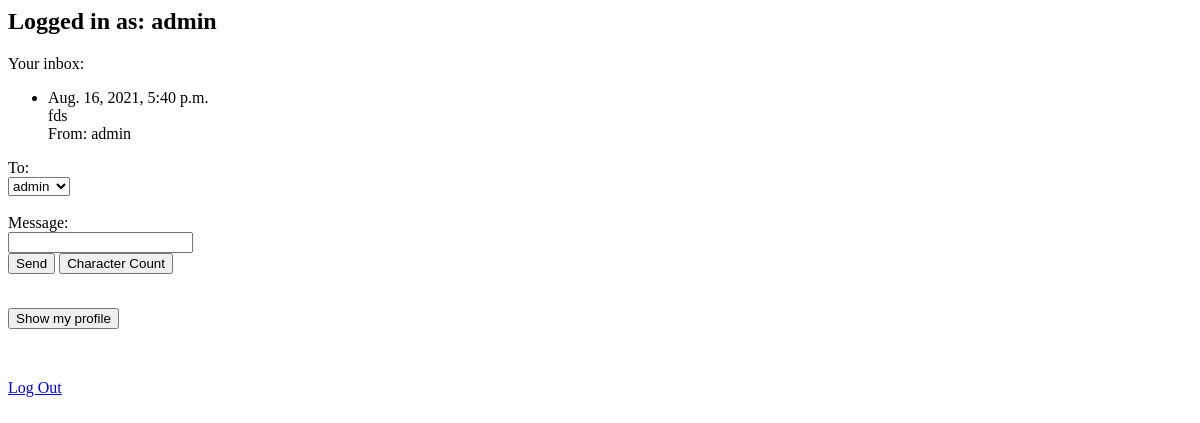
Page / (signed in) on the earlier database version.
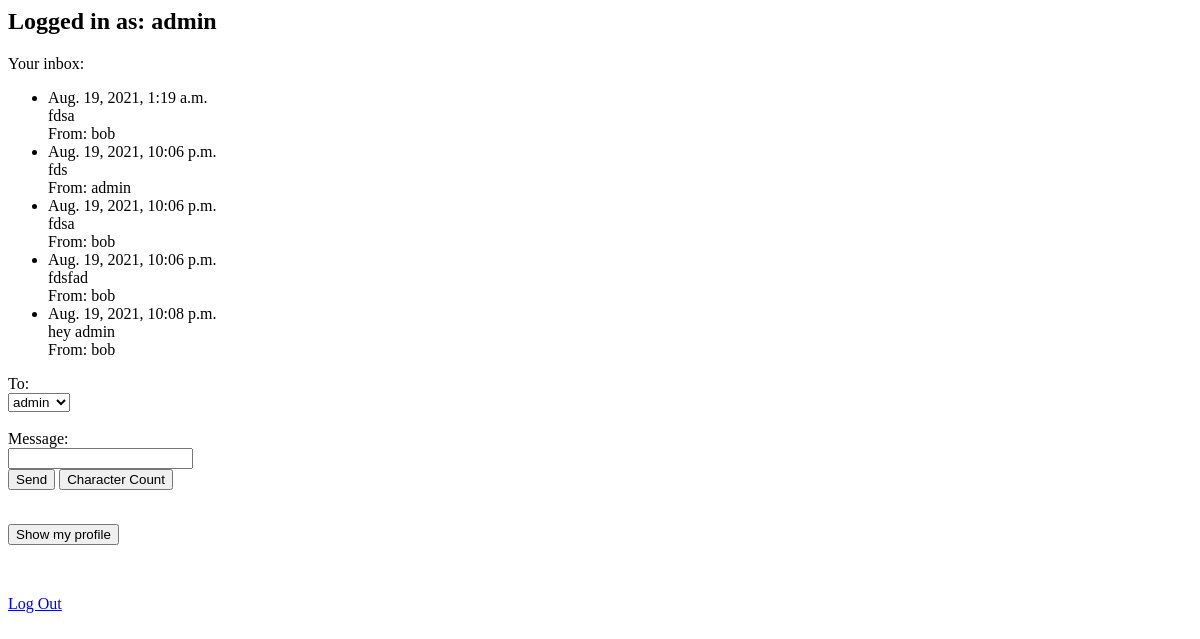
Same page on the later database version.
### mymessages/models.py (models this page shows)
class Message(models.Model):
    message_text = models.CharField(max_length=200)
    sent_date = models.DateTimeField('date sent')
    sender = models.CharField(null=True, max_length=50)
    receiver = models.CharField(null=True, max_length=50)

### mymessages/views.py (the view)
# urls.py: path('', views.index, name='index'),
@login_required
def index(request):
    user = request.user
    my_messages = Message.objects.filter(receiver=user)
    all_users = get_user_model().objects.all()
    template = loader.get_template('index.html')
    context = {
        'my_messages': my_messages,
        'all_users': all_users,
        'user': user,
    }
    return HttpResponse(template.render(context, request))

### mymessages/templates/index.html (shortened to what this page needs)
<body>
  <h2>Logged in as: {{ user }}</h2>
  <p>Your inbox:</p>
  {% if my_messages %}
  <ul>
    {% for m in my_messages %}
      <li>{{m.sent_date }} <br/> {{ m.message_text }} <br/> From: {{ m.sender }}</a></li>
    {% endfor %}
  </ul>
  {% else %}
    <p>You have no messages.</p>
  {% endif %}
  <form action="send/", method="POST">
    <span>To:</span><br/>
    <select name="to">
      {% for user in all_users %}
        <option value="{{ user.username }}">{{ user.username}}</option>
      {% endfor %}
    </select>
    <br/>
    <br/>
      <span>Message:</span><br/>
      <input type="text" name="message"/>
      <br/>
      <input type="submit" name="action" value="Send"/>
      <input type="submit" name="action" value="Character Count">
  </form>
  <br/>
  <form action="profile/", method="GET">
    <input type="submit" value="Show my profile"/>
  </form>
    <br/>
    <p>
      <a href="/accounts/logout/">Log Out </a>
    </p>
</body>

Differences in the rows shown:
removed Message: sent_date "Aug. 16, 2021, 5:40 p.m.", message_text "fds", sender "admin"
added Message: sent_date "Aug. 19, 2021, 1:19 a.m.", message_text "fdsa", sender "bob"
added Message: sent_date "Aug. 19, 2021, 10:06 p.m.", message_text "fds", sender "admin"
added Message: sent_date "Aug. 19, 2021, 10:06 p.m.", message_text "fdsa", sender "bob"
added Message: sent_date "Aug. 19, 2021, 10:06 p.m.", message_text "fdsfad", sender "bob"
added Message: sent_date "Aug. 19, 2021, 10:08 p.m.", message_text "hey admin", sender "bob"
